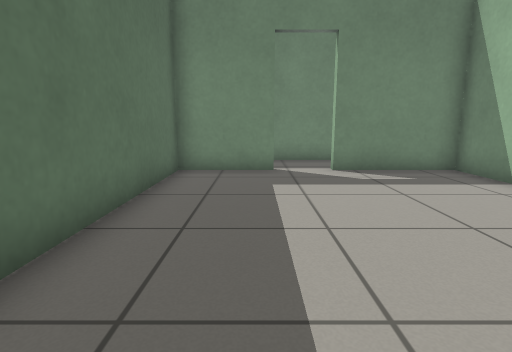
View 1 (above)

16 first-person views from a walk through a robot-simulator world made for Gazebo. The camera is 0.72 m above the floor, tilts 10° down and sees 80° across. The floor is counted in squares, 0.5 m on a side. Each view is taken from the middle of a square. On the plan, view 1 faces up. The plan holds only what a view shows up to about 14 squares ahead; the rest is blank. The place goes on beyond the plan.

View 2
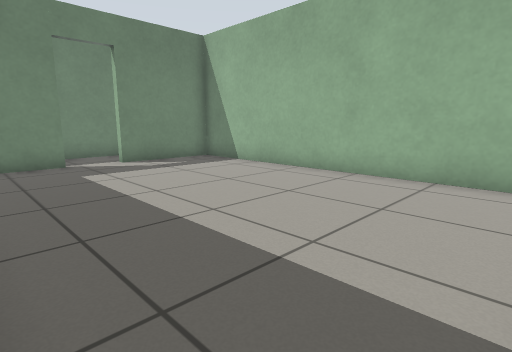

View 3
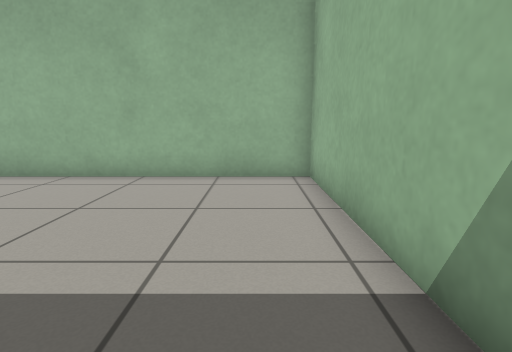

View 4
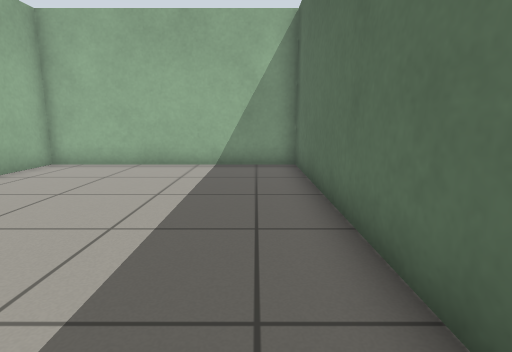

View 5
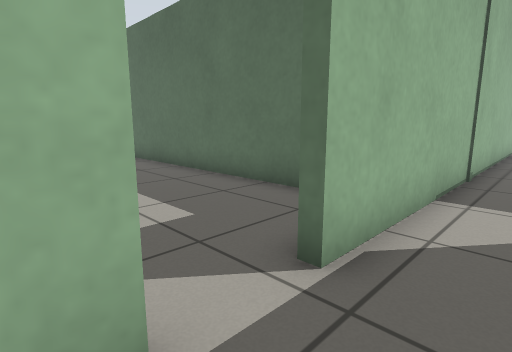

View 6
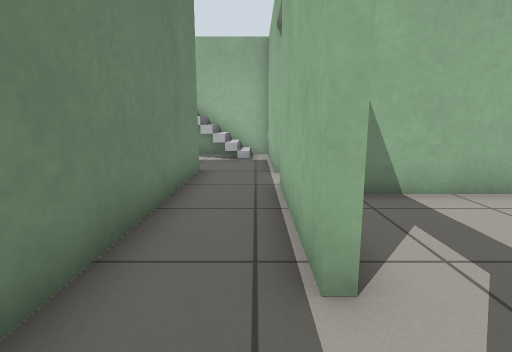

View 7
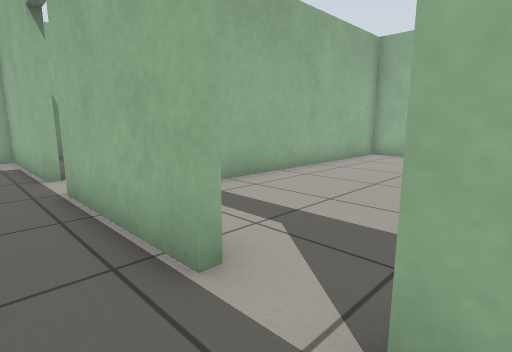

View 8
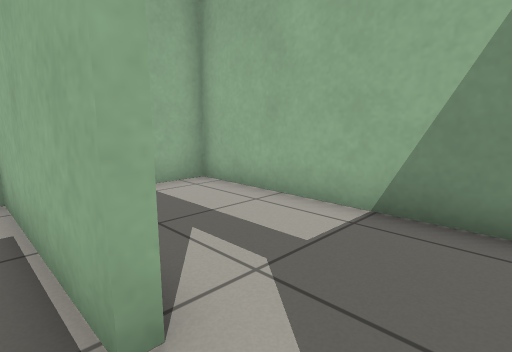

View 9
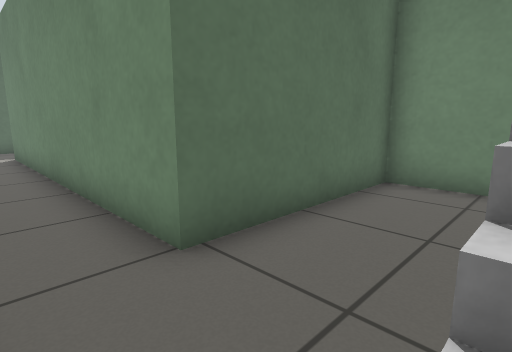

View 10
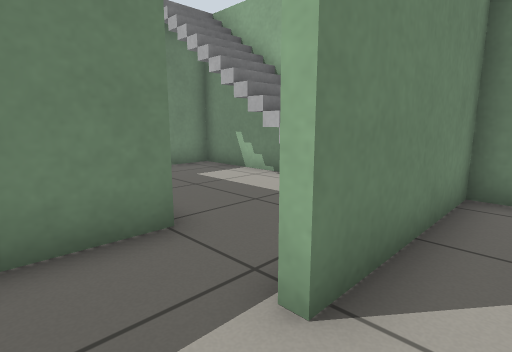

View 11
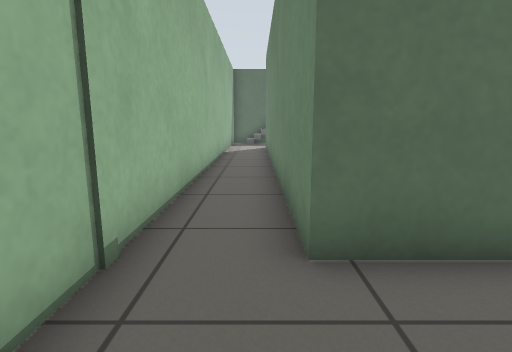

View 12
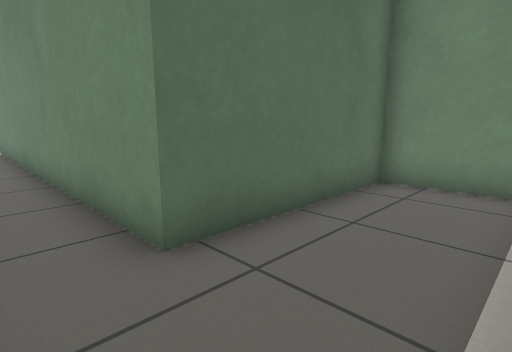

View 13
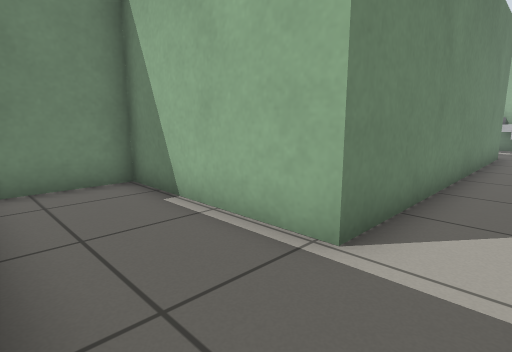

View 14
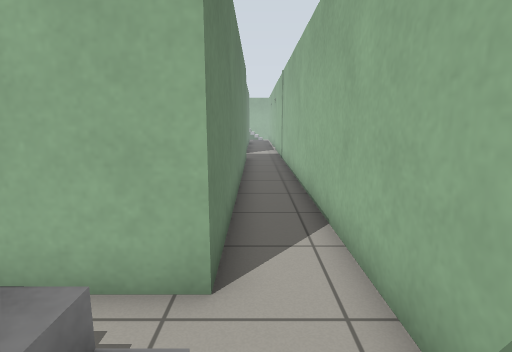

View 15
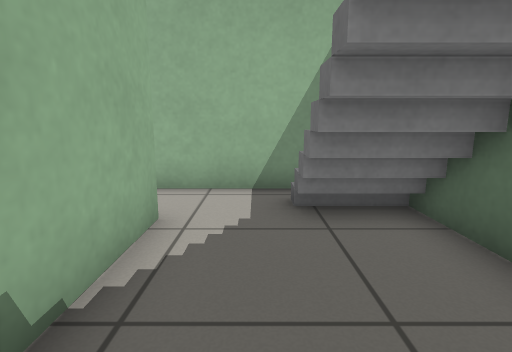

View 16
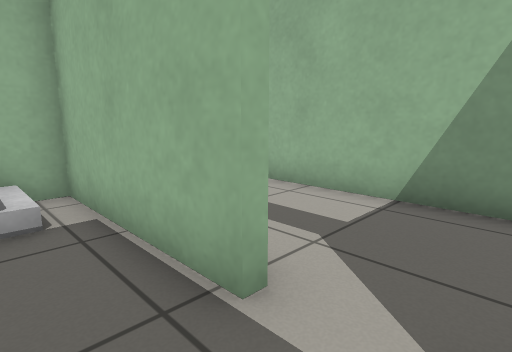

### Floor plan
Ten units are one square. View 1 is at (0, 0); x grows to the right and y downward. Boxes are objects, and circles mark ways between rooms. Rooms are numbered by the first view taken in them; rooms with no view inside come last. Other rooms are left out.
<svg viewBox="-241 -180 391 209">
<path fill="none" stroke="#000" d="M6 -92 -24 -92 -24 24 60 24 60 -92 22 -92M23 -95 70 -95M86 -95 137 -95 137 -165M133 -174 91 -174 91 -117 -29 -117 -29 -174 -60 -174 -60 -117 -205 -117M-216 -95 6 -95M72 -53 137 -53 137 -92 86 -92M-205 -117 -205 -145M-236 -95 -216 -95"/>
<rect x="135" y="-175" width="10" height="10" fill="#bbb"><title>stairs</title></rect>
<circle cx="15" cy="-90" r="3" fill="#2a7"/>
<circle cx="75" cy="-90" r="3" fill="#2a7"/>
<circle cx="-205" cy="-105" r="3" fill="#2a7"/>
<text x="10" y="-30">1</text>
<text x="0" y="-110">2</text>
<text x="100" y="-70">3</text>
<text x="-230" y="-140">4</text>
</svg>
Room 1 opens to room 2. Room 2 opens to room 3. Room 2 opens to room 4.

Where each view was taken, in squares from view 1:
view 1: 0 up, 0 right, facing up
view 2: 2 down, 2 left, facing up-right
view 3: 1 down, 2 left, facing right
view 4: 8 up, 1 left, facing down
view 5: 11 up, 3 right, facing down-left
view 6: 10 up, 0 right, facing right
view 7: 11 up, 0 right, facing down-right
view 8: 10 up, 7 right, facing down-right
view 9: 10 up, 12 right, facing up-left
view 10: 8 up, 7 right, facing up-right
view 11: 11 up, 3 left, facing left
view 12: 10 up, 3 left, facing up-left
view 13: 10 up, 6 left, facing up-right
view 14: 11 up, 24 left, facing right
view 15: 16 up, 22 left, facing down
view 16: 11 up, 7 right, facing down-right
